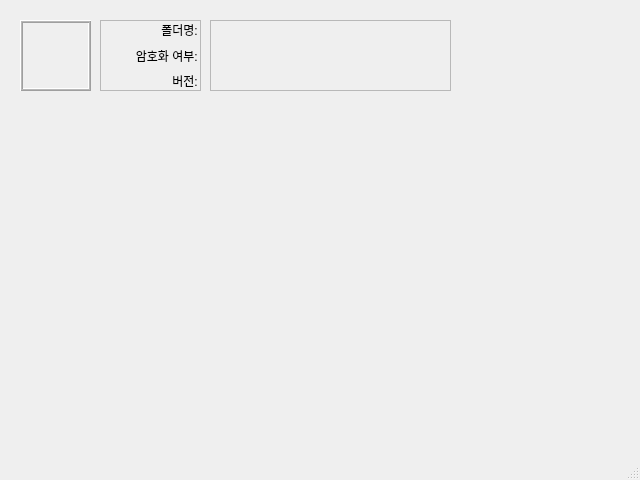
<?xml version="1.0" encoding="UTF-8"?>
<ui version="4.0">
 <class>MainWindow</class>
 <widget class="QMainWindow" name="MainWindow">
  <property name="geometry">
   <rect>
    <x>0</x>
    <y>0</y>
    <width>640</width>
    <height>480</height>
   </rect>
  </property>
  <property name="windowTitle">
   <string>RPG_Trans</string>
  </property>
  <widget class="QWidget" name="centralwidget">
   <widget class="QWidget" name="Folder_info_widget" native="true">
    <property name="geometry">
     <rect>
      <x>10</x>
      <y>10</y>
      <width>621</width>
      <height>141</height>
     </rect>
    </property>
    <property name="autoFillBackground">
     <bool>true</bool>
    </property>
    <widget class="QFrame" name="DnD_Frame">
     <property name="geometry">
      <rect>
       <x>10</x>
       <y>10</y>
       <width>71</width>
       <height>71</height>
      </rect>
     </property>
     <property name="frameShape">
      <enum>QFrame::StyledPanel</enum>
     </property>
     <property name="frameShadow">
      <enum>QFrame::Raised</enum>
     </property>
     <widget class="QLabel" name="Location_Drag_Drop">
      <property name="geometry">
       <rect>
        <x>0</x>
        <y>0</y>
        <width>71</width>
        <height>71</height>
       </rect>
      </property>
      <property name="autoFillBackground">
       <bool>false</bool>
      </property>
      <property name="styleSheet">
       <string notr="true">border-image:url(&quot;UI/download_icon.svg&quot;)</string>
      </property>
      <property name="frameShape">
       <enum>QFrame::Box</enum>
      </property>
      <property name="frameShadow">
       <enum>QFrame::Raised</enum>
      </property>
      <property name="lineWidth">
       <number>1</number>
      </property>
      <property name="midLineWidth">
       <number>1</number>
      </property>
      <property name="text">
       <string/>
      </property>
      <property name="pixmap">
       <pixmap resource="QT_R.qrc">:/icons/download_icon.svg</pixmap>
      </property>
      <property name="scaledContents">
       <bool>true</bool>
      </property>
      <property name="alignment">
       <set>Qt::AlignCenter</set>
      </property>
     </widget>
    </widget>
    <widget class="QFrame" name="Info_Frame">
     <property name="geometry">
      <rect>
       <x>200</x>
       <y>10</y>
       <width>241</width>
       <height>71</height>
      </rect>
     </property>
     <property name="frameShape">
      <enum>QFrame::StyledPanel</enum>
     </property>
     <property name="frameShadow">
      <enum>QFrame::Raised</enum>
     </property>
     <widget class="QWidget" name="verticalLayoutWidget_2">
      <property name="geometry">
       <rect>
        <x>0</x>
        <y>0</y>
        <width>241</width>
        <height>71</height>
       </rect>
      </property>
      <layout class="QVBoxLayout" name="verticalLayout_2">
       <item>
        <widget class="QLabel" name="Folder_Name_label">
         <property name="text">
          <string/>
         </property>
        </widget>
       </item>
       <item>
        <widget class="QLabel" name="Is_Encrypt_label">
         <property name="text">
          <string/>
         </property>
        </widget>
       </item>
       <item>
        <widget class="QLabel" name="RPG_Ver_label">
         <property name="text">
          <string/>
         </property>
        </widget>
       </item>
      </layout>
     </widget>
    </widget>
    <widget class="QFrame" name="S_Info_Frame">
     <property name="geometry">
      <rect>
       <x>90</x>
       <y>10</y>
       <width>101</width>
       <height>71</height>
      </rect>
     </property>
     <property name="frameShape">
      <enum>QFrame::StyledPanel</enum>
     </property>
     <property name="frameShadow">
      <enum>QFrame::Raised</enum>
     </property>
     <widget class="QWidget" name="verticalLayoutWidget">
      <property name="geometry">
       <rect>
        <x>0</x>
        <y>0</y>
        <width>101</width>
        <height>71</height>
       </rect>
      </property>
      <layout class="QVBoxLayout" name="verticalLayout">
       <item>
        <widget class="QLabel" name="Nav_Folder_Name">
         <property name="text">
          <string>폴더명: </string>
         </property>
         <property name="alignment">
          <set>Qt::AlignRight|Qt::AlignTrailing|Qt::AlignVCenter</set>
         </property>
        </widget>
       </item>
       <item>
        <widget class="QLabel" name="Nav_Is_Encrypt">
         <property name="text">
          <string>암호화 여부: </string>
         </property>
         <property name="alignment">
          <set>Qt::AlignRight|Qt::AlignTrailing|Qt::AlignVCenter</set>
         </property>
        </widget>
       </item>
       <item>
        <widget class="QLabel" name="Nav_RPG_Ver">
         <property name="text">
          <string>버전: </string>
         </property>
         <property name="alignment">
          <set>Qt::AlignRight|Qt::AlignTrailing|Qt::AlignVCenter</set>
         </property>
        </widget>
       </item>
      </layout>
     </widget>
    </widget>
   </widget>
  </widget>
  <widget class="QMenuBar" name="menubar">
   <property name="geometry">
    <rect>
     <x>0</x>
     <y>0</y>
     <width>640</width>
     <height>22</height>
    </rect>
   </property>
  </widget>
  <widget class="QStatusBar" name="statusbar">
   <property name="autoFillBackground">
    <bool>false</bool>
   </property>
  </widget>
 </widget>
 <resources>
  <include location="QT_R.qrc"/>
 </resources>
 <connections/>
</ui>
